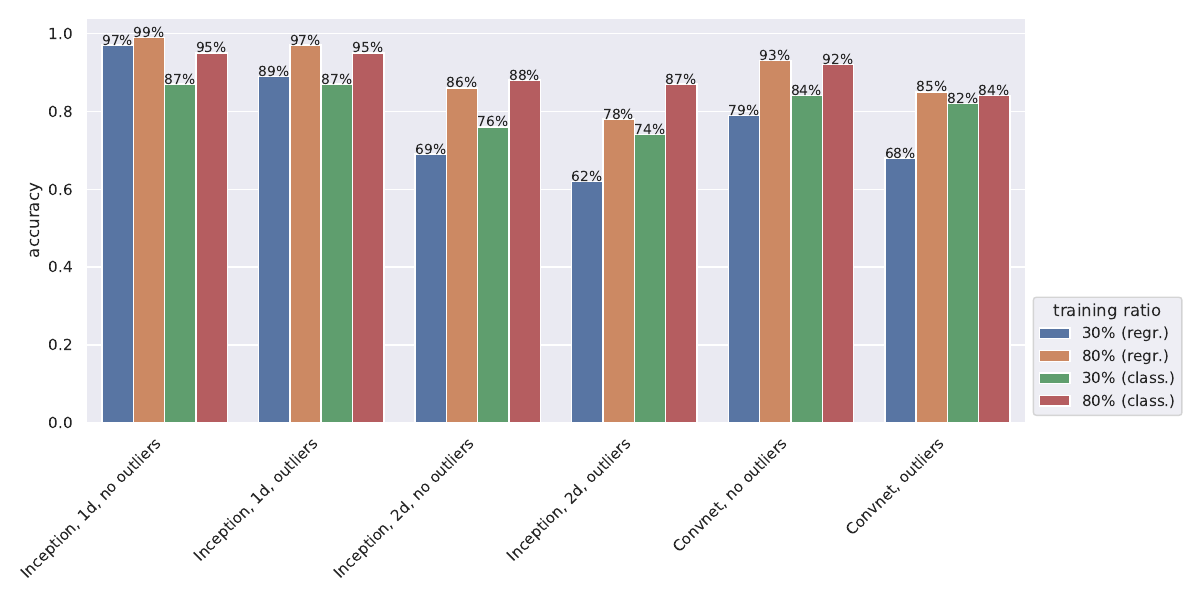

Here is the Python script that generated this plot:
#! /usr/bin/env python3

import seaborn as sns
import matplotlib.pyplot as plt
import pandas as pd

sns.set()

# create data
data = {'type': ['Inception, 1d, no outliers',
                 'Inception, 1d, no outliers',
                 'Inception, 1d, no outliers',
                 'Inception, 1d, no outliers',
                 'Inception, 1d, outliers',
                 'Inception, 1d, outliers',
                 'Inception, 1d, outliers',
                 'Inception, 1d, outliers',
                 'Inception, 2d, no outliers',
                 'Inception, 2d, no outliers',
                 'Inception, 2d, no outliers',
                 'Inception, 2d, no outliers',
                 'Inception, 2d, outliers',
                 'Inception, 2d, outliers',
                 'Inception, 2d, outliers',
                 'Inception, 2d, outliers',
                 'Convnet, no outliers',
                 'Convnet, no outliers',
                 'Convnet, no outliers',
                 'Convnet, no outliers',
                 'Convnet, outliers',
                 'Convnet, outliers',
                 'Convnet, outliers',
                 'Convnet, outliers'
                ],
        'accuracy': [0.97,
                     0.99,
                     0.87,
                     0.95,
                     0.89,
                     0.97,
                     0.87,
                     0.95,
                     0.69,
                     0.86,
                     0.76,
                     0.88,
                     0.62,
                     0.78,
                     0.74,
                     0.87,
                     0.79,
                     0.93,
                     0.84,
                     0.92,
                     0.68,
                     0.85,
                     0.82,
                     0.84
                    ],
        'ratio': ['30% (regr.)',
                  '80% (regr.)',
                  '30% (class.)',
                  '80% (class.)',
                  '30% (regr.)',
                  '80% (regr.)',
                  '30% (class.)',
                  '80% (class.)',
                  '30% (regr.)',
                  '80% (regr.)',
                  '30% (class.)',
                  '80% (class.)',
                  '30% (regr.)',
                  '80% (regr.)',
                  '30% (class.)',
                  '80% (class.)',
                  '30% (regr.)',
                  '80% (regr.)',
                  '30% (class.)',
                  '80% (class.)',
                  '30% (regr.)',
                  '80% (regr.)',
                  '30% (class.)',
                  '80% (class.)'
                 ]
       }

# import to Pandas (in case we want to exclude some values it is easier to do it in Pandas than in a dict)
df = pd.DataFrame(data)

# plot the data
_, ax = plt.subplots(nrows=1, ncols=1, figsize=(12,6))

sns.barplot(data=df,
            x='type',
            y='accuracy',
            hue='ratio',
            ax=ax
           )
ax.set(title='',
       xlabel='',
       ylabel='accuracy'
      )

# customise xticks
_, lab = plt.xticks()
ax.set_xticklabels(lab, rotation=45, ha='right', va='top')

# set legend outside for readability
ax.legend(title='training ratio', loc='lower left', bbox_to_anchor=(1.0, 0.0))

# add text on top of the bars and a different hatch for regression and classification
for i, p in enumerate(ax.patches):
    x   = p.get_x() + p.get_width() / 2
    y   = p.get_y() + p.get_height()
    txt = f'{int(100 * p.get_height()):d}%'

    ax.text(x, y, txt, ha='center', fontsize=10)


plt.tight_layout()
plt.savefig('ablation_study.pdf', dpi=144, format='pdf')
